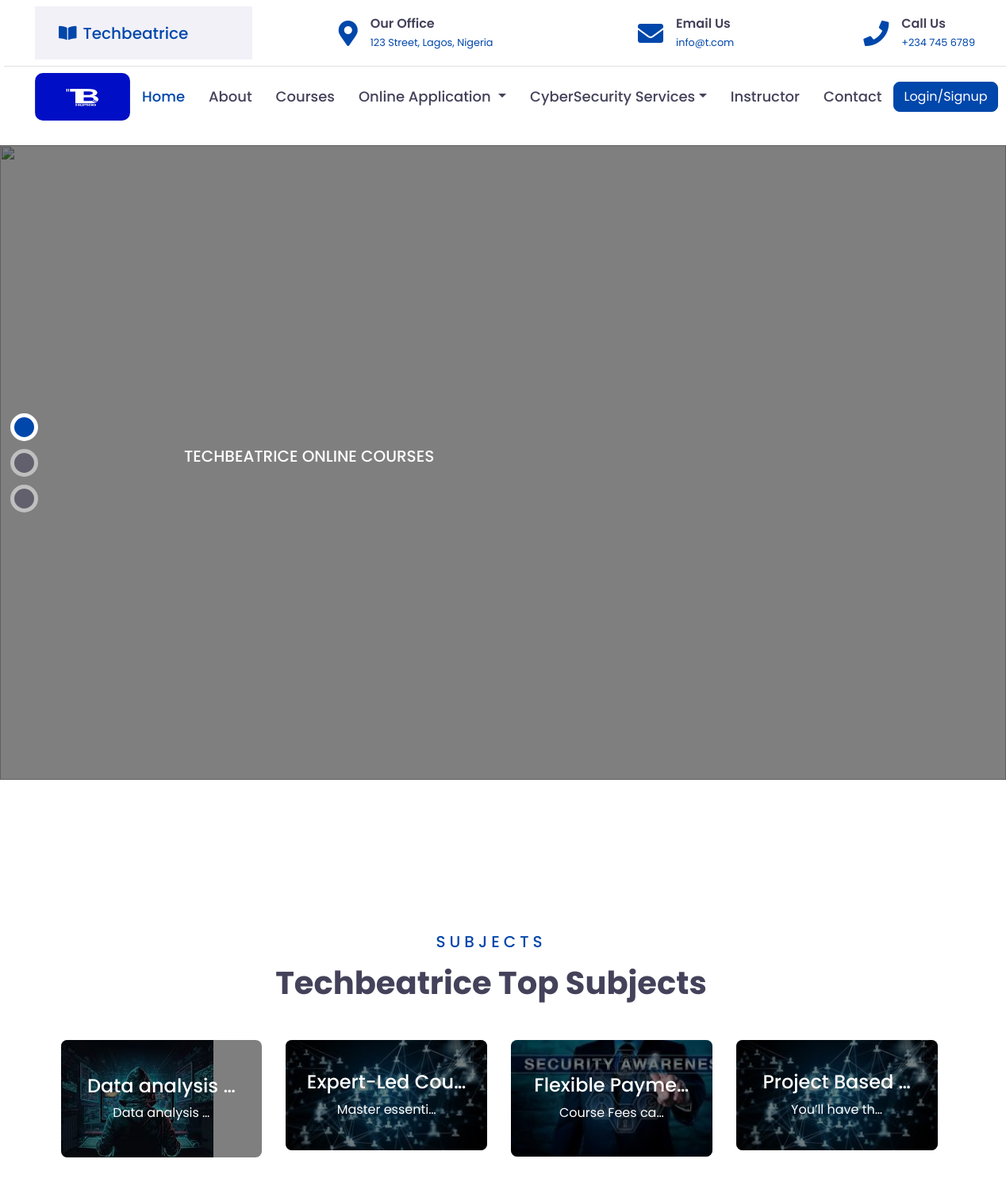
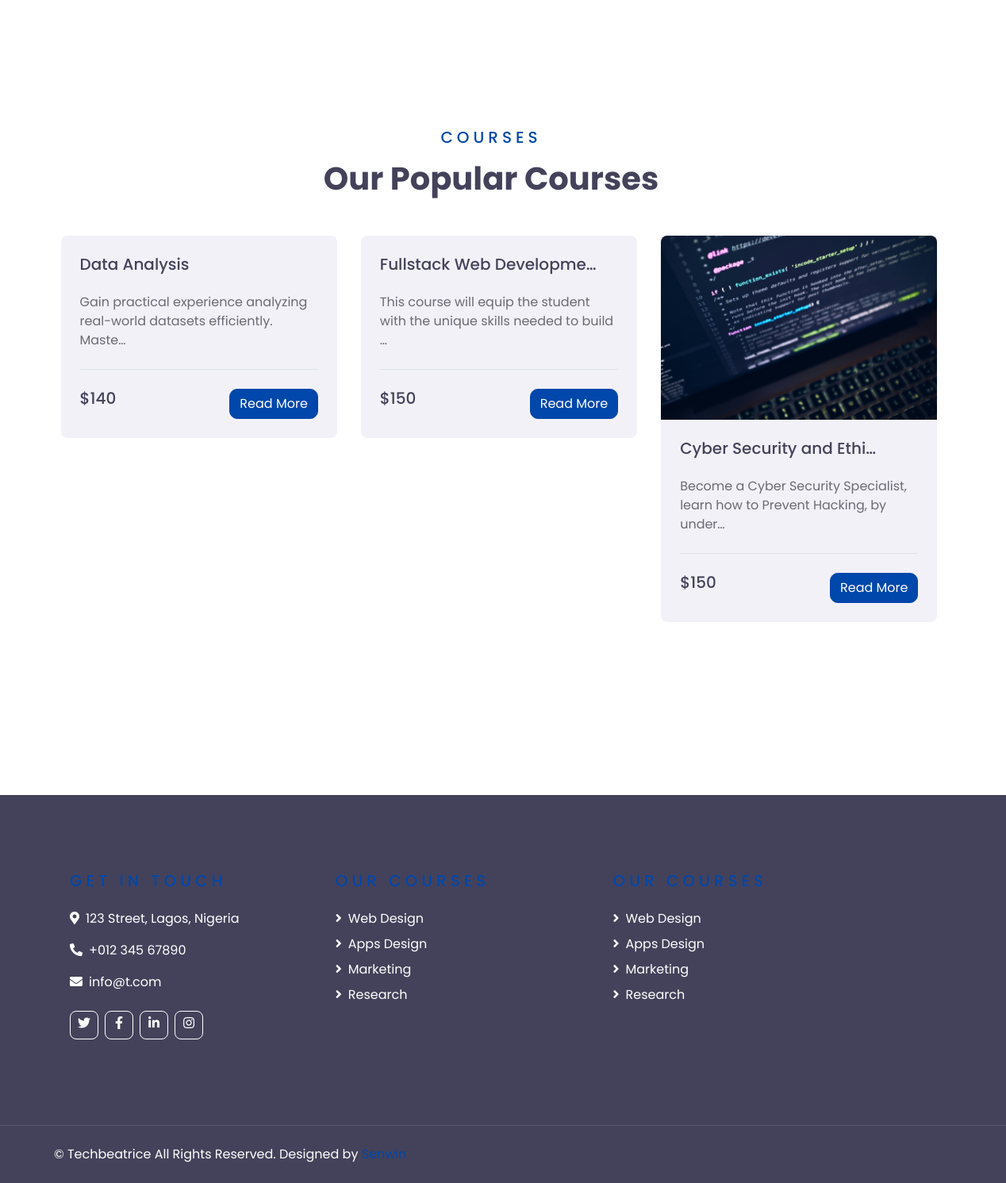
The page / on the database its author committed (2 pictures, top to bottom).
### techbeatrice/models.py (models this page shows, shortened)
class Techbeatrice_Subjects(models.Model):
    techbeatrice_subjects_title = models.CharField(max_length =205, blank=True, null=True)
    techbeatrice_subjects_sub_title = models.CharField(max_length =205, blank=True, null=True)
    techbeatrice_subjects_description = models.TextField()
    techbeatrice_subjects_sub_description = models.TextField()
    techbeatrice_subjects_img = models.ImageField(upload_to ='tech_subjects_img/',blank=True,null=True)
    techbeatrice_subjects_sub_img = models.ImageField(upload_to ='tech_subjects_sub_img/',blank=True,null=True)
    techbeatrice_subjects_slug = models.SlugField (max_length =205,blank=True, null=True)
    techbeatrice_subjects_publish_date = models.DateTimeField (auto_now_add= True)
    techbeatrice_subjects_author = models.ForeignKey(User, on_delete=models.CASCADE)
    class Meta:
        ordering =['-techbeatrice_subjects_publish_date']

class Techbeatrice_Courses_PostModel(models.Model):
    techbeatrice_courses_title = models.CharField(max_length =255, blank=True, null=True)
    techbeatrice_courses_sub_title = models.CharField(max_length =255, blank=True, null=True)
    techbeatrice_courses_cost_price = models.IntegerField(default ='0', blank=True, null=True)
    techbeatrice_courses_description = models.TextField()
    techbeatrice_courses_sub_description = models.TextField()
    techbeatrice_courses_img = models.ImageField(upload_to ='tech_courses_img/',blank=True,null=True)
    techbeatrice_courses_sub_img = models.ImageField(upload_to ='tech_courses_sub_img/',blank=True,null=True)
    techbeatrice_courses_slug = models.SlugField (max_length =255,blank=True, null=True)
    techbeatrice_courses_publish_date = models.DateTimeField (auto_now_add= True)
    techbeatrice_courses_author = models.ForeignKey(User, on_delete=models.CASCADE)
    class Meta:
        ordering =['-techbeatrice_courses_publish_date']

### techbeatrice/views.py (the view)
# urls.py: path('', HomeView.as_view(), name="home"),
class HomeView(ListView):
    model = Techbeatrice_Subjects
    template_name = 'techbeatrice/home.html'
    def get_context_data(self, **kwargs):
        context = super().get_context_data(**kwargs)
        context['second_techbeatrices'] = Techbeatrice_Courses_PostModel.objects.all()
        return context

### templates/techbeatrice/home.html (shortened to what this page needs)
{% extends "base.html" %}
{% load static %}
{% block content %}
    <div class="container-fluid p-0 pb-5 mb-5">
        <div id="header-carousel" class="carousel slide carousel-fade" data-ride="carousel">
            <ol class="carousel-indicators">
                <li data-target="#header-carousel" data-slide-to="0" class="active"></li>
                <li data-target="#header-carousel" data-slide-to="1"></li>
                <li data-target="#header-carousel" data-slide-to="2"></li>
            </ol>
            <div class="carousel-inner">
                <div class="carousel-item active" style="min-height: 300px;">
                    <img class="position-relative w-100" src="{%static 'img/carousel-1.jpg' %}" style="min-height: 300px; object-fit: cover;">
                    <div class="carousel-caption d-flex align-items-center justify-content-center">
                        <div class="p-5" style="width: 100%; max-width: 900px;">
                            <h5 class="text-white text-uppercase mb-md-3">Techbeatrice Online Courses</h5>
                        </div>
                    </div>
                </div>
            </div>
        </div>
    </div>
<div class="container-fluid py-5">
    <div class="container pt-5 pb-3">
        <div class="text-center mb-5">
            <h5 class="text-primary text-uppercase mb-3" style="letter-spacing: 5px;">Subjects</h5>
            <h1>Techbeatrice Top Subjects</h1>
        </div>
        <div class="row">
            {% for post in object_list %}
            <div class="col-lg-3 col-md-6 mb-4">
                <div class="cat-item position-relative overflow-hidden rounded mb-2">
                    <a href="{% url 'detail' post.pk %}">
                    <img class="img-fluid" src="{{ post.techbeatrice_subjects_img.url }}" height="230px" alt="">
                    <a class="cat-overlay text-white text-decoration-none"href="{% url 'detail' post.pk %}">
                        <h4 class="text-white font-weight-medium">{{ post.techbeatrice_subjects_title|truncatechars:15}}</h4>
                        <span>{{ post.techbeatrice_subjects_description|truncatechars:15}}</span>
                    </a>
                </div>
            </div>
            {% endfor %}
        </div>
    </div>
</div>
    <div class="container-fluid py-5">
        <div class="container py-5">
            <div class="text-center mb-5">
                <h5 class="text-primary text-uppercase mb-3" style="letter-spacing: 5px;">Courses</h5>
                <h1>Our Popular Courses</h1>
            </div>
            <div class="row">
                {% for second_techbeatrice in second_techbeatrices %}
                <div class="col-lg-4 col-md-6 mb-4">
                    <div class="rounded overflow-hidden mb-2">
                        {% if second_techbeatrice.techbeatrice_courses_img %}
                        <a class="h5" href="{% url 'second_detail' second_techbeatrice.pk %}">
                        <img class="img-fluid" src="{{ second_techbeatrice.techbeatrice_courses_img.url }}" height="230px" alt="">
                        </a>
                        {% endif %}
                        <div class="bg-secondary p-4">
                            <a class="h5" href="{% url 'second_detail' second_techbeatrice.pk %}">{{ second_techbeatrice.techbeatrice_courses_title|truncatechars:24 }}</a><br><br>
                            <p>{{ second_techbeatrice.techbeatrice_courses_description |truncatechars:75}}</p>
                            <div class="border-top mt-4 pt-4">
                                <div class="d-flex justify-content-between">
                                    <h5 class="m-0">${{ second_techbeatrice.techbeatrice_courses_cost_price}}</h5>
                                    <div class="btn-wrapper">
                                        <a href="{% url 'second_detail' second_techbeatrice.pk %}" class="btn btn-primary"style="border-radius: 10px;">Read More</a>
                                    </div>
                                </div>
                            </div>
                        </div>
                    </div>
                 </div>
                {% endfor %}
            </div>
        </div>
    </div>
    {% endblock %}

### rows shown on the page
Techbeatrice_Subjects: techbeatrice_subjects_img (picture), techbeatrice_subjects_title "Data analysis …", techbeatrice_subjects_description "Data analysis …"
Techbeatrice_Subjects: techbeatrice_subjects_img (picture), techbeatrice_subjects_title "Expert-Led Cou…", techbeatrice_subjects_description "Master essenti…"
Techbeatrice_Subjects: techbeatrice_subjects_img (picture), techbeatrice_subjects_title "Flexible Payme…", techbeatrice_subjects_description "Course Fees ca…"
Techbeatrice_Subjects: techbeatrice_subjects_img (picture), techbeatrice_subjects_title "Project Based …", techbeatrice_subjects_description "You’ll have th…"
Techbeatrice_Courses_PostModel: techbeatrice_courses_title "Data Analysis", techbeatrice_courses_description "Gain practical experience analyzing real-world datasets efficiently. Maste…", techbeatrice_courses_cost_price "140"
Techbeatrice_Courses_PostModel: techbeatrice_courses_title "Fullstack Web Developme…", techbeatrice_courses_description "This course will equip the student with the unique skills needed to build …", techbeatrice_courses_cost_price "150"
Techbeatrice_Courses_PostModel: techbeatrice_courses_img (picture), techbeatrice_courses_title "Cyber Security and Ethi…", techbeatrice_courses_description "Become a Cyber Security Specialist, learn how to Prevent Hacking, by under…", techbeatrice_courses_cost_price "150"
